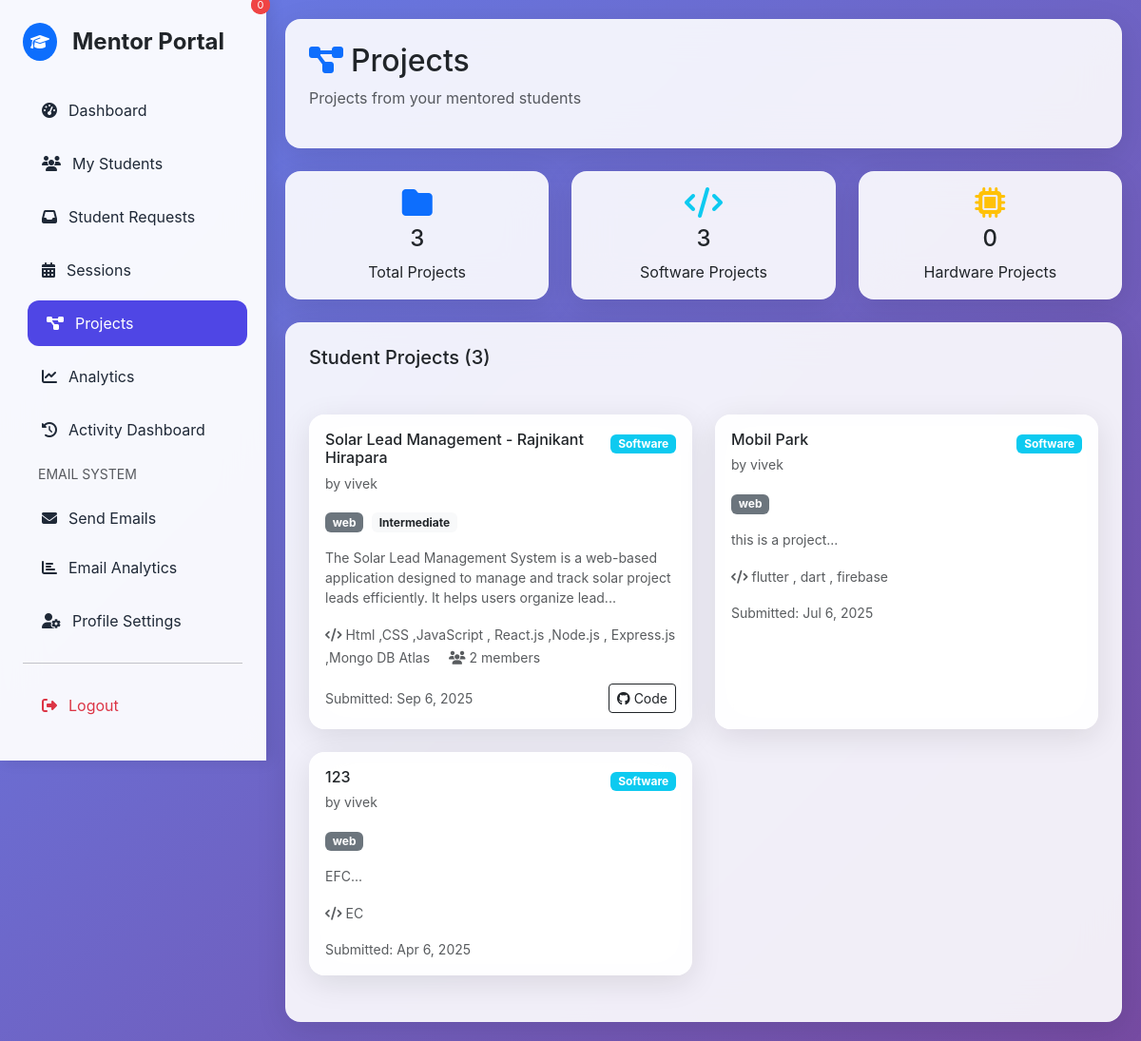
Page /mentor/projects.php (signed in) on the committed database.
### tables this page shows
CREATE TABLE `projects` (
                            `id` int(5) NOT NULL,
                            `user_id` int(15) NOT NULL,
                            `project_name` varchar(255) NOT NULL,
                            `project_type` varchar(50) NOT NULL,
                            `classification` varchar(100) DEFAULT NULL,
                            `project_category` varchar(100) DEFAULT NULL,
                            `difficulty_level` enum('beginner','intermediate','advanced','expert') DEFAULT NULL,
                            `development_time` varchar(50) DEFAULT NULL,
                            `team_size` varchar(50) DEFAULT NULL,
                            `target_audience` text DEFAULT NULL,
                            `project_goals` text DEFAULT NULL,
                            `challenges_faced` text DEFAULT NULL,
                            `future_enhancements` text DEFAULT NULL,
                            `github_repo` varchar(255) DEFAULT NULL,
                            `live_demo_url` varchar(255) DEFAULT NULL,
                            `project_license` varchar(100) DEFAULT NULL,
                            `keywords` varchar(500) DEFAULT NULL,
                            `contact_email` varchar(255) DEFAULT NULL,
                            `social_links` text DEFAULT NULL,
                            `description` text NOT NULL,
                            `language` varchar(100) NOT NULL,
                            `image_path` varchar(255) DEFAULT NULL,
                            `video_path` varchar(255) DEFAULT NULL,
                            `code_file_path` varchar(255) DEFAULT NULL,
                            `instruction_file_path` varchar(255) DEFAULT NULL,
                            `presentation_file_path` varchar(255) DEFAULT NULL,
                            `additional_files_path` varchar(255) DEFAULT NULL,
                            `submission_date` timestamp NULL DEFAULT current_timestamp(),
                            `status` enum('pending','approved','rejected') NOT NULL DEFAULT 'pending',
                            `title` varchar(255) DEFAULT NULL
);

CREATE TABLE `register` (
                            `id` int(11) NOT NULL,
                            `name` varchar(100) NOT NULL,
                            `email` varchar(100) NOT NULL,
                            `enrollment_number` varchar(50) NOT NULL,
                            `gr_number` varchar(50) NOT NULL,
                            `password` varchar(255) NOT NULL,
                            `about` varchar(500) NOT NULL,
                            `phone_no` varchar(20) DEFAULT NULL,
                            `department` varchar(100) DEFAULT NULL,
                            `passout_year` year(4) NOT NULL,
                            `user_image` text NOT NULL DEFAULT '',
                            `google_id` varchar(255) DEFAULT NULL,
                            `email_notifications` tinyint(1) DEFAULT 1,
                            `last_notification_sent` datetime DEFAULT NULL,
                            `github_token` text DEFAULT NULL,
                            `role` enum('student','mentor','admin') DEFAULT 'student',
                            `expertise` text DEFAULT NULL,
                            `mentor_rating` decimal(3,2) DEFAULT 0.00,
                            `is_available` tinyint(1) DEFAULT 1,
                            `github_username` varchar(100) DEFAULT NULL,
                            `github_profile_url` varchar(255) DEFAULT NULL,
                            `github_repos_count` int(11) DEFAULT 0,
                            `github_last_sync` timestamp NULL DEFAULT NULL
);

### mentor/projects.php (the view, shortened to what this page needs)
<?php
require_once '../Login/Login/db.php';
require_once 'mentor_layout.php';
$mentor_id = $_SESSION['mentor_id'];
$projects_query = "SELECT DISTINCT p.*, r.name as student_name, r.email, mpa.granted_at
                   FROM projects p
                   JOIN register r ON p.user_id = r.id
                   JOIN mentor_project_access mpa ON p.id = mpa.project_id AND r.id = mpa.student_id
                   WHERE mpa.mentor_id = ? AND p.status = 'approved'
                   ORDER BY p.submission_date DESC";
$stmt = $conn->prepare($projects_query);
$stmt->bind_param("i", $mentor_id);
$stmt->execute();
$projects = $stmt->get_result()->fetch_all(MYSQLI_ASSOC);
$stats_query = "SELECT
                COUNT(DISTINCT p.id) as total_projects,
                SUM(CASE WHEN p.project_type = 'software' THEN 1 ELSE 0 END) as software_count,
                SUM(CASE WHEN p.project_type = 'hardware' THEN 1 ELSE 0 END) as hardware_count
                FROM projects p
                JOIN mentor_project_access mpa ON p.id = mpa.project_id
                WHERE mpa.mentor_id = ? AND p.status = 'approved'";
$stmt = $conn->prepare($stats_query);
$stmt->bind_param("i", $mentor_id);
$stmt->execute();
$stats = $stmt->get_result()->fetch_assoc();
?>
<div class="row mb-4">
    <div class="col-12">
        <div class="glass-card p-4">
            <h2><i class="fas fa-project-diagram text-primary me-2"></i>Projects</h2>
            <p class="text-muted">Projects from your mentored students</p>
        </div>
    </div>
</div>
<div class="row mb-4">
    <div class="col-md-4">
        <div class="glass-card p-3 text-center">
            <i class="fas fa-folder fa-2x text-primary mb-2"></i>
            <h4><?= $stats['total_projects'] ?? 0 ?></h4>
            <p class="mb-0">Total Projects</p>
        </div>
    </div>
    <div class="col-md-4">
        <div class="glass-card p-3 text-center">
            <i class="fas fa-code fa-2x text-info mb-2"></i>
            <h4><?= $stats['software_count'] ?? 0 ?></h4>
            <p class="mb-0">Software Projects</p>
        </div>
    </div>
    <div class="col-md-4">
        <div class="glass-card p-3 text-center">
            <i class="fas fa-microchip fa-2x text-warning mb-2"></i>
            <h4><?= $stats['hardware_count'] ?? 0 ?></h4>
            <p class="mb-0">Hardware Projects</p>
        </div>
    </div>
</div>
<div class="row">
    <div class="col-12">
        <div class="glass-card">
            <div class="card-header bg-transparent border-0 p-4">
                <h5 class="mb-0">Student Projects (<?= count($projects) ?>)</h5>
            </div>
            <div class="card-body p-4">
                <?php if (empty($projects)): ?>
                    <div class="text-center py-5">
                        <i class="fas fa-folder-open fa-3x text-muted mb-3"></i>
                        <h6 class="text-muted">No projects yet</h6>
                        <p class="text-muted">Projects from your mentored students will appear here</p>
                    </div>
                <?php else: ?>
                    <div class="row">
                        <?php foreach ($projects as $project): ?>
                            <div class="col-lg-6 mb-4">
                                <div class="glass-card p-3 h-100">
                                    <div class="d-flex justify-content-between align-items-start mb-3">
                                        <div>
                                            <h6 class="mb-1"><?= htmlspecialchars($project['project_name']) ?></h6>
                                            <small class="text-muted">by <?= htmlspecialchars($project['student_name']) ?></small>
                                        </div>
                                        <div class="text-end">
                                            <span class="badge bg-<?= $project['project_type'] == 'software' ? 'info' : 'warning' ?>">
                                                <?= ucfirst($project['project_type']) ?>
                                            </span>
                                        </div>
                                    </div>
                                    <div class="mb-3">
                                        <span class="badge bg-secondary me-1"><?= htmlspecialchars($project['classification']) ?></span>
                                        <?php if ($project['difficulty_level']): ?>
                                            <span class="badge bg-light text-dark"><?= ucfirst($project['difficulty_level']) ?></span>
                                        <?php endif; ?>
                                    </div>
                                    <p class="text-muted small mb-3">
                                        <?= htmlspecialchars(substr($project['description'], 0, 150)) ?>...
                                    </p>
                                    <div class="mb-3">
                                        <small class="text-muted">
                                            <i class="fas fa-code me-1"></i><?= htmlspecialchars($project['language']) ?>
                                        </small>
                                        <?php if ($project['team_size']): ?>
                                            <small class="text-muted ms-3">
                                                <i class="fas fa-users me-1"></i><?= htmlspecialchars($project['team_size']) ?> members
                                            </small>
                                        <?php endif; ?>
                                    </div>
                                    <div class="d-flex justify-content-between align-items-center">
                                        <small class="text-muted">
                                            Submitted: <?= date('M j, Y', strtotime($project['submission_date'])) ?>
                                        </small>
                                        <div>
                                            <?php if ($project['github_repo']): ?>
                                                <a href="<?= htmlspecialchars($project['github_repo']) ?>" target="_blank" class="btn btn-sm btn-outline-dark">
                                                    <i class="fab fa-github me-1"></i>Code
                                                </a>
                                            <?php endif; ?>
                                        </div>
                                    </div>
                                </div>
                            </div>
                        <?php endforeach; ?>
                    </div>
                <?php endif; ?>
            </div>
        </div>
    </div>
</div>

### rows in the picture
projects: project_name "Solar Lead Management - Rajnikant Hirapara", register.name "vivek", project_type "Software", classification "web", difficulty_level "Intermediate", description "The Solar Lead Management System is a web-based application designed to manage and track solar project leads efficiently. It helps users organize lead", language "Html ,CSS ,JavaScript , React.js ,Node.js , Express.js ,Mongo DB Atlas", team_size "2", submission_date "Sep 6, 2025"
projects: project_name "Mobil Park", register.name "vivek", project_type "Software", classification "web", description "this is a project", language "flutter , dart , firebase", submission_date "Jul 6, 2025"
projects: project_name "123", register.name "vivek", project_type "Software", classification "web", description "EFC", language "EC", submission_date "Apr 6, 2025"

### other values in the picture
$stats['total_projects'] "3"
$stats['software_count'] "3"
$stats['hardware_count'] "0"
count($projects) "3"
